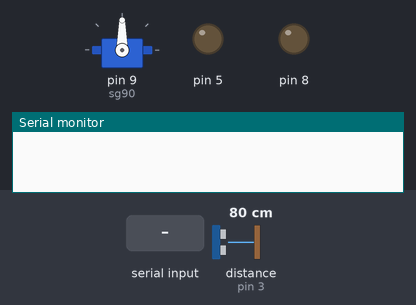
The sketch below on a simulated Arduino Uno, built with avr-gcc and run on an emulated ATmega328P. Shown: servo, output pins drawn as LEDs (lit = HIGH), the last lines printed to the serial monitor. Wiring (inferred from the names in the program): ultrasonic range finder: trigger pin 2; echo pin 3. Dashed ring = blinking. Inputs (shaded band) come from the test bench; at power-on: distance to the obstacle (sensor on pin 3) 80 cm. The echo pulse lasts 58.3 µs per cm; pins used as bus, display or sensor lines are not drawn.

Above: at 1.2 s.
1.3 s: "h" received over the second serial link
At 1.7 s:
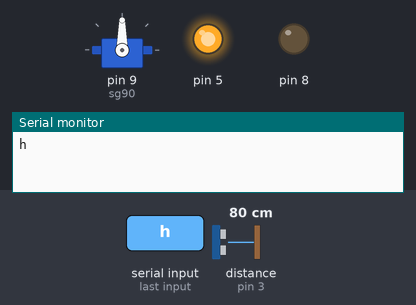
4.3 s: distance to the obstacle (sensor on pin 3) set to 23 cm
5.8 s: distance to the obstacle (sensor on pin 3) set to 19 cm
At 6.6 s:
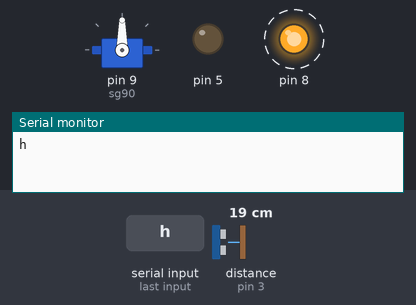
8.8 s: "a" received over the second serial link
At 9.4 s:
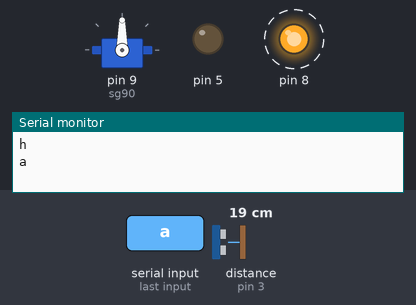
11.8 s: "c" received over the second serial link
At 12.7 s:
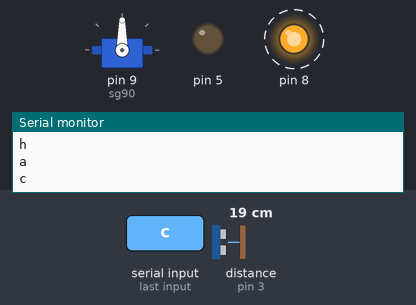
14.8 s: "d" received over the second serial link
At 15.8 s:
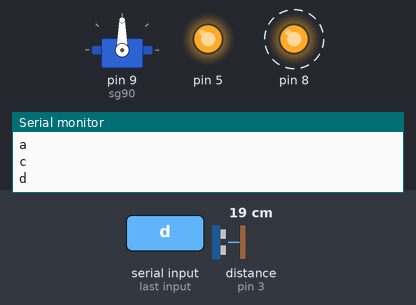
Timing chart, 0 to 18.8 s (numbered marks = the images above; inputs shaded):
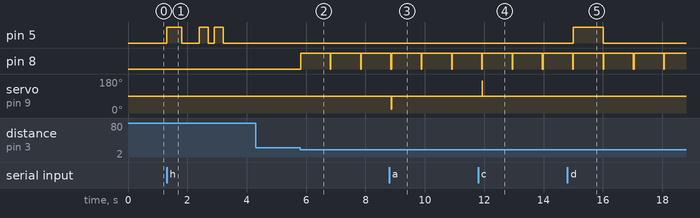

The sketch:

sketch_sep08a.ino
```cpp
#include <Servo.h>
#include <SoftwareSerial.h>
Servo sg90;
SoftwareSerial bt_iletisim(7,6);
const int trigPin = 2;
const int echoPin = 3;
unsigned long sure = 0;
int mesafe = 0;
void setup() {
  pinMode(8, OUTPUT);
  pinMode(5, OUTPUT);
  sg90.attach(9);
Serial.begin(9600);
bt_iletisim.begin(9600);
pinMode(trigPin, OUTPUT);
pinMode(echoPin, INPUT);
}

void loop() {
{
       digitalWrite(trigPin, HIGH);
    delayMicroseconds(10);
    digitalWrite(trigPin, LOW);
    sure = pulseIn(echoPin, HIGH);
    mesafe = (sure/2) /29.1;

    if (mesafe <=21)

     {
          if (mesafe >=5)
          {
      sg90.write(90);
            delay(10);
      digitalWrite(8,HIGH);
      delay(1000);
      digitalWrite(8,LOW);
       delay(10);
      digitalWrite(5,LOW);
          }
     }


  if (bt_iletisim.available())
  {
    char data = bt_iletisim.read();
    Serial.println(data);

        if (data == 'a')
    {
    sg90.write(20);
    }

        if (data == 'b')
    {
    sg90.write(90);
    }

        if (data == 'c')
    {
    sg90.write(170);
    }

        if (data == 'd')
    {
    digitalWrite(5,HIGH);
    }

        if (data == 'e')
    {
    digitalWrite(5,LOW);
    }
      if (data == 'f')
    {
    digitalWrite(8,HIGH);
    }
        if (data == 'g')
    {
    digitalWrite(8,LOW);
    }
        if (data == 'i')
    {
pinMode(trigPin, OUTPUT);
pinMode(echoPin, OUTPUT);

    }
        if (data == 'j')
    {
pinMode(trigPin, OUTPUT);
pinMode(echoPin, INPUT);


    }


        if (data == 'h')
    {
    digitalWrite(5,HIGH);
    delay(500);
    digitalWrite(5,LOW);
    delay(600);
    digitalWrite(5,HIGH);
    delay(300);
    digitalWrite(5,LOW);
    delay(200);
    digitalWrite(5,HIGH);
    delay(300);
    digitalWrite(5,LOW);
    }


  }}}
```

Measured:
- the behaviour switches between 22 and 21 cm on distance to the obstacle (sensor on pin 3) (found by bisection; images 1 and 2)
- after the input at 1.3 s, pin 5: goes HIGH 0.50 s, LOW 0.60 s, HIGH 0.30 s, LOW 0.20 s, HIGH 0.30 s, then LOW, starting at once
- after the input at 4.3 s, every drawn part: stays the same
- after the input at 5.8 s, pin 8: alternates HIGH for 1.0 s and LOW for 0.02 s, starting at once
- after the input at 8.8 s, servo on pin 9 (sg90): 90° → 20° after 0.07 s, → 90° 0.01 s later
- after the input at 11.8 s, servo on pin 9 (sg90): 90° → 170° after 0.13 s, → 90° 0.01 s later
- after the input at 14.8 s, pin 5: LOW → HIGH after 0.20 s, → LOW 1.0 s later
